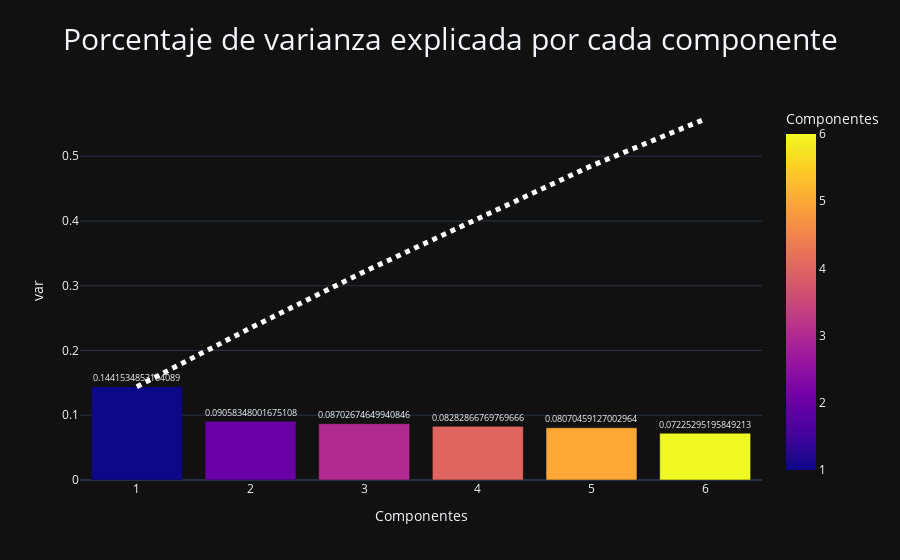

Notebook code cell kept with this figure:
### Code cell
import plotly.graph_objects as go

prop_varianza_acum = pca.explained_variance_ratio_.cumsum()

ratio = pd.DataFrame(
    data=pca.explained_variance_ratio_,
    index=[i for i in range(1,len(pca.explained_variance_ratio_)+1)],
    columns=['var']
).reset_index().rename(columns={'index':'Componentes'})

fig = px.bar(
    data_frame=ratio,
    x='Componentes',
    y='var',
    title='Porcentaje de varianza explicada por cada componente',
    text='var',
    color='Componentes'
)

fig.update_traces(
    textfont_size=20, 
    textangle=0, 
    textposition="outside", 
    cliponaxis=False
)

fig.update_xaxes(
    title='Componentes'
)

fig.add_trace(
    go.Scatter(
        x=[i for i in range(1,len(prop_varianza_acum)+1)],
        y=prop_varianza_acum,
        mode="lines",
        line=go.scatter.Line(color="white",dash='dot',width=5),
        showlegend=False
    )
)

fig.update_layout(
    title_x=0.5,
    title_font_size=30
)

fig.show()

### Figure 1 — Plotly figure (JSON) as saved in the notebook; plotly's stock layout.template omitted (floating-point values rounded to 4 significant figures)
{"data": [{"alignmentgroup": "True", "cliponaxis": false, "hovertemplate": "Componentes=%{marker.color}<br>var=%{text}<extra></extra>", "legendgroup": "", "marker": {"color": [1, 2, 3, 4, 5, 6], "coloraxis": "coloraxis", "pattern": {"shape": ""}}, "name": "", "offsetgroup": "", "orientation": "v", "showlegend": false, "text": [0.1442, 0.09058, 0.08703, 0.08283, 0.0807, 0.07225], "textangle": 0, "textfont": {"size": 20}, "textposition": "outside", "type": "bar", "x": [1, 2, 3, 4, 5, 6], "xaxis": "x", "y": [0.1442, 0.09058, 0.08703, 0.08283, 0.0807, 0.07225], "yaxis": "y"}, {"line": {"color": "white", "dash": "dot", "width": 5}, "mode": "lines", "showlegend": false, "type": "scatter", "x": [1, 2, 3, 4, 5, 6], "y": [0.1442, 0.2347, 0.3218, 0.4046, 0.4853, 0.5575]}], "layout": {"barmode": "relative", "coloraxis": {"colorbar": {"title": {"text": "Componentes"}}, "colorscale": [[0, "#0d0887"], [0.1111, "#46039f"], [0.2222, "#7201a8"], [0.3333, "#9c179e"], [0.4444, "#bd3786"], [0.5556, "#d8576b"], [0.6667, "#ed7953"], [0.7778, "#fb9f3a"], [0.8889, "#fdca26"], [1, "#f0f921"]]}, "legend": {"tracegroupgap": 0}, "title": {"font": {"size": 30}, "text": "Porcentaje de varianza explicada por cada componente", "x": 0.5}, "xaxis": {"anchor": "y", "domain": [0, 1], "title": {"text": "Componentes"}}, "yaxis": {"anchor": "x", "domain": [0, 1], "title": {"text": "var"}}}}
